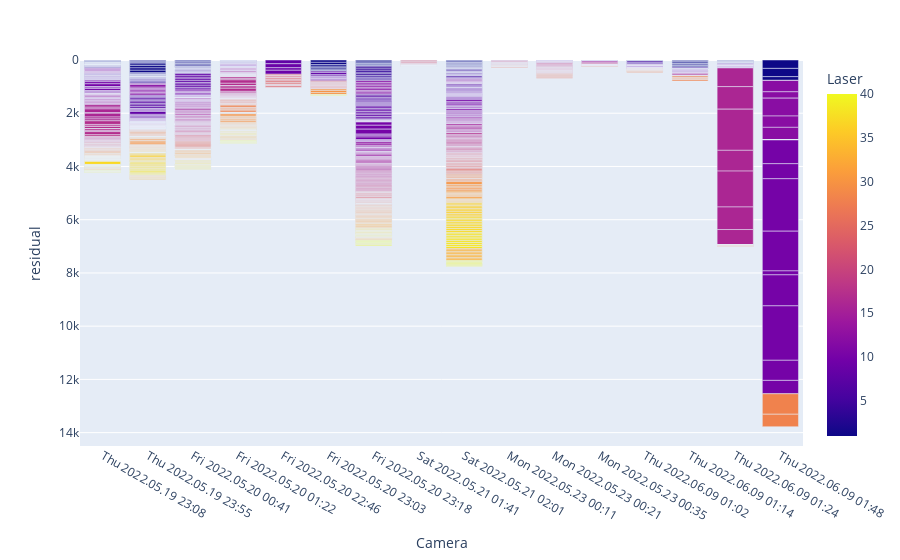

Source (notebook cell):
### Code cell
# get residuals on beamCaptures

data_points = []
for camera_capture in calibrate_node['Content']['cameraCaptures']['captures']:
	for laser_capture in camera_capture['laserCaptures']['captures']:
		if laser_capture['Selected']:
			beam_capture_index = 0
			for beam_capture in laser_capture['beamCaptures']['captures']:
				if beam_capture['Selected']:
					data_point = {}
					data_point['Camera'] = "{0} {1}".format(camera_capture['date'], camera_capture['time'])
					data_point['Laser'] = laser_capture['serialNumber']
					data_point['projectionPoint_x'] = beam_capture['projectionPoint'][0]
					data_point['projectionPoint_y'] = beam_capture['projectionPoint'][1]
					data_point['residual'] = beam_capture['residual']
					data_point['beam_capture_index'] = beam_capture_index
					data_points.append(data_point)
					beam_capture_index += 1


fig = px.bar(data_points
	, x='Camera'
	, color='Laser'
	, y='residual'
	, hover_name='Laser'
	, hover_data=['beam_capture_index', 'projectionPoint_x', 'projectionPoint_y']
	, barmode="group")
fig.update_yaxes(autorange="reversed")
fig.show()

### Figure 1 — Plotly figure (JSON) as saved in the notebook; plotly's stock layout.template omitted (floating-point values rounded to 4 significant figures; data arrays with more than 128 entries replaced by an {"elided": "..."} marker saying what was removed)
{"data": [{"alignmentgroup": "True", "customdata": {"elided": "1660x3 float values"}, "hovertemplate": "<b>%{hovertext}</b><br><br>Camera=%{x}<br>residual=%{y}<br>beam_capture_index=%{customdata[0]}<br>projectionPoint_x=%{customdata[1]}<br>projectionPoint_y=%{customdata[2]}<br>Laser=%{marker.color}<extra></extra>", "hovertext": {"elided": "1660 int values"}, "legendgroup": "", "marker": {"color": {"elided": "1660 int values"}, "coloraxis": "coloraxis", "pattern": {"shape": ""}}, "name": "", "offsetgroup": "", "orientation": "v", "showlegend": false, "textposition": "auto", "type": "bar", "x": {"elided": "1660 str values"}, "xaxis": "x", "y": {"elided": "1660 float values"}, "yaxis": "y"}], "layout": {"barmode": "group", "coloraxis": {"colorbar": {"title": {"text": "Laser"}}, "colorscale": [[0, "#0d0887"], [0.1111, "#46039f"], [0.2222, "#7201a8"], [0.3333, "#9c179e"], [0.4444, "#bd3786"], [0.5556, "#d8576b"], [0.6667, "#ed7953"], [0.7778, "#fb9f3a"], [0.8889, "#fdca26"], [1, "#f0f921"]]}, "legend": {"tracegroupgap": 0}, "margin": {"t": 60}, "xaxis": {"anchor": "y", "domain": [0, 1], "title": {"text": "Camera"}}, "yaxis": {"anchor": "x", "autorange": "reversed", "domain": [0, 1], "title": {"text": "residual"}}}}
